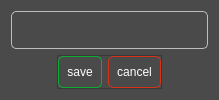
<?xml version="1.0" encoding="UTF-8"?>
<ui version="4.0">
 <class>Dialog_rename</class>
 <widget class="QDialog" name="Dialog_rename">
  <property name="geometry">
   <rect>
    <x>0</x>
    <y>0</y>
    <width>219</width>
    <height>100</height>
   </rect>
  </property>
  <property name="minimumSize">
   <size>
    <width>219</width>
    <height>0</height>
   </size>
  </property>
  <property name="maximumSize">
   <size>
    <width>16777215</width>
    <height>100</height>
   </size>
  </property>
  <property name="windowTitle">
   <string>Rename</string>
  </property>
  <property name="styleSheet">
   <string notr="true">*{
background-color: rgb(74, 74, 74);
color: #fff
}
QPushButton:hover { 
background-color: rgb(47, 47, 47); 
}
QLineEdit {
border: none;
   border: 1px solid rgb(189, 189, 189);
	border-radius: 5px;
	padding:8px;
}

#button_save{
	border: 1px solid rgb(14, 172, 51);
	border-radius: 5px;
	padding:8px;
}
#button_cancel{
	border: 1px solid rgb(213, 50, 22);
	border-radius: 5px;
	padding:8px;
}
</string>
  </property>
  <layout class="QVBoxLayout" name="verticalLayout">
   <item>
    <widget class="QWidget" name="widget" native="true">
     <layout class="QVBoxLayout" name="verticalLayout_2">
      <property name="leftMargin">
       <number>0</number>
      </property>
      <property name="topMargin">
       <number>0</number>
      </property>
      <property name="rightMargin">
       <number>0</number>
      </property>
      <property name="bottomMargin">
       <number>0</number>
      </property>
      <item>
       <widget class="QLineEdit" name="lineEdit">
        <property name="font">
         <font>
          <pointsize>11</pointsize>
         </font>
        </property>
       </widget>
      </item>
      <item alignment="Qt::AlignHCenter">
       <widget class="QFrame" name="frame">
        <property name="frameShape">
         <enum>QFrame::StyledPanel</enum>
        </property>
        <property name="frameShadow">
         <enum>QFrame::Raised</enum>
        </property>
        <layout class="QHBoxLayout" name="horizontalLayout">
         <property name="leftMargin">
          <number>0</number>
         </property>
         <property name="topMargin">
          <number>0</number>
         </property>
         <property name="rightMargin">
          <number>0</number>
         </property>
         <property name="bottomMargin">
          <number>0</number>
         </property>
         <item>
          <widget class="QPushButton" name="button_save">
           <property name="text">
            <string>save</string>
           </property>
          </widget>
         </item>
         <item>
          <widget class="QPushButton" name="button_cancel">
           <property name="text">
            <string>cancel</string>
           </property>
          </widget>
         </item>
        </layout>
       </widget>
      </item>
     </layout>
     <zorder>lineEdit</zorder>
     <zorder>frame</zorder>
    </widget>
   </item>
  </layout>
 </widget>
 <resources/>
 <connections/>
</ui>
